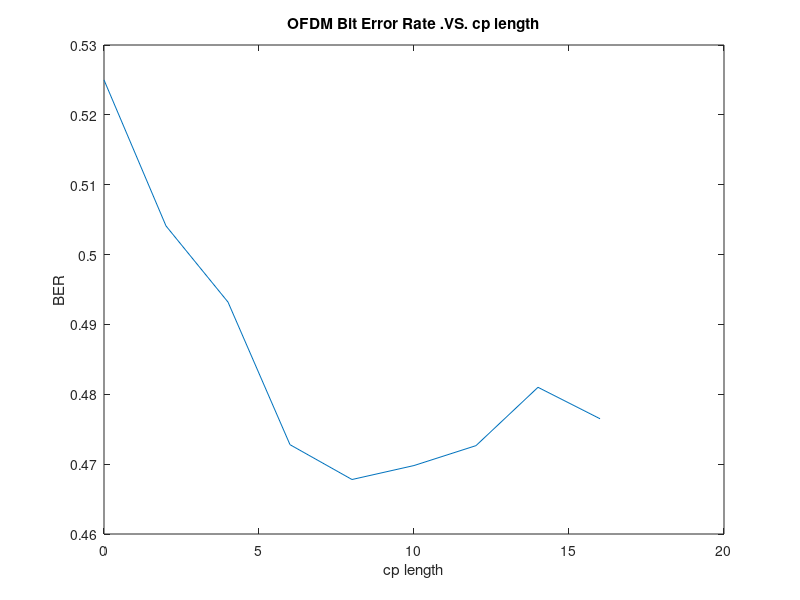

MATLAB code for this plot:
%for snr=10 rayleighn 16 psk 
cp=0:2:16
ber=[0.525 0.5041 0.4932 0.472786 0.4678 0.4698 0.47265 0.481 0.4765]
plot(cp,ber)
title('OFDM Bit Error Rate .VS. cp length');
ylabel('BER');
xlabel('cp length')